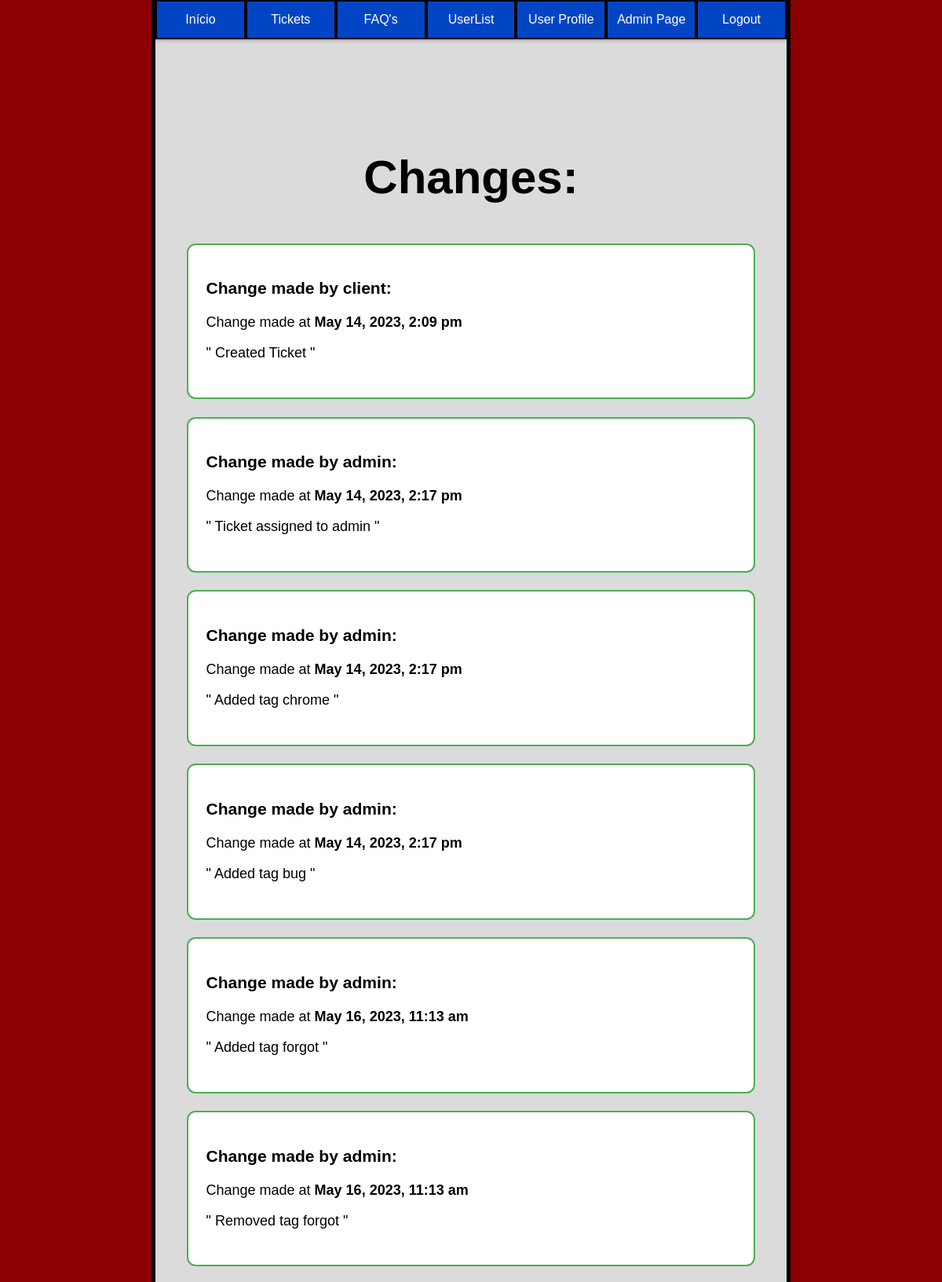
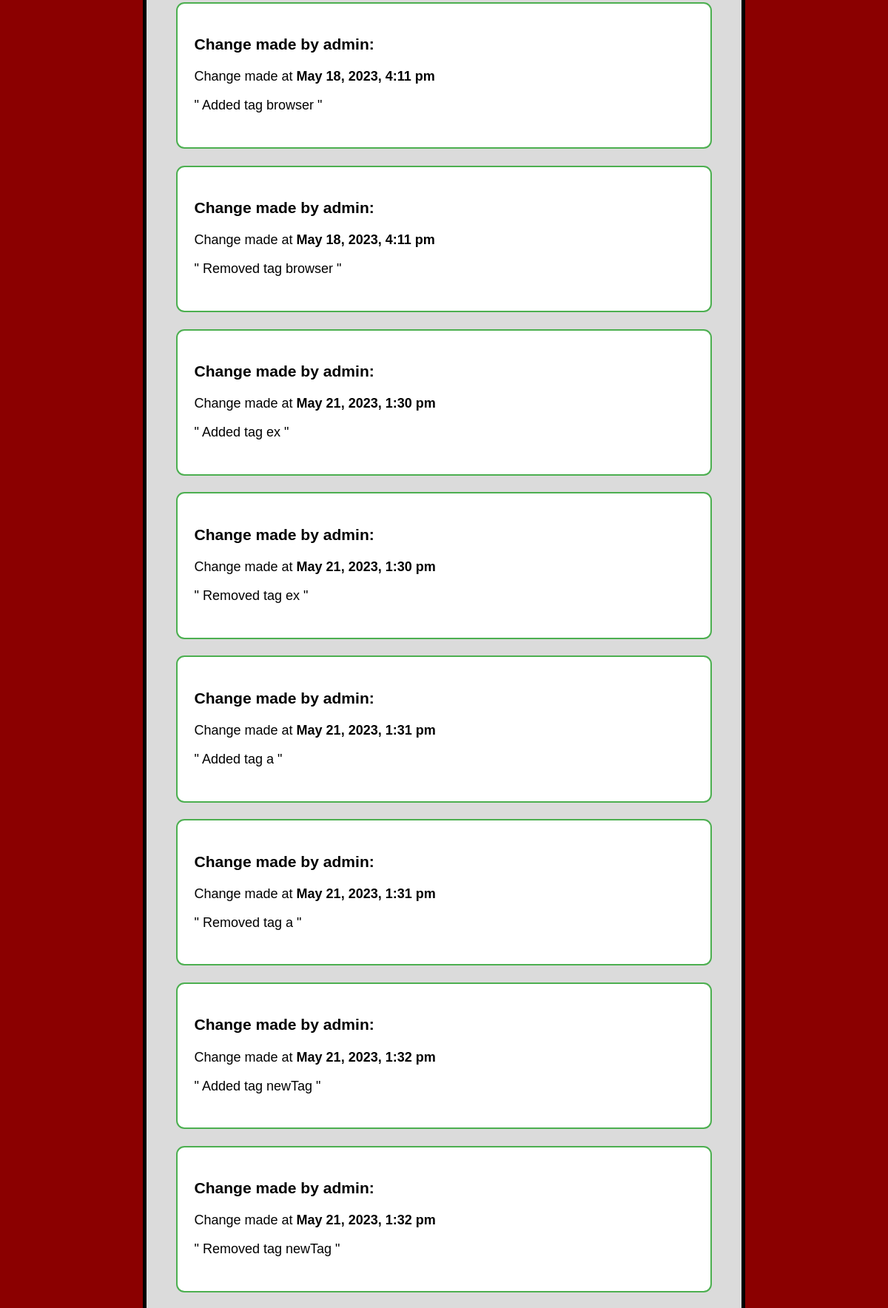
The page /pages/list_of_changes.php?ticket_id=2 (signed in, upper part) on the database its author committed (2 pictures, top to bottom).
### tables this page shows
CREATE TABLE changesToTicket (
  id INTEGER PRIMARY KEY,
  user_id INTEGER,
  ticket_id INTEGER,
  change TEXT NOT NULL,
  date DATETIME,
  FOREIGN KEY (user_id) REFERENCES user(id) ON DELETE CASCADE,
  FOREIGN KEY (ticket_id) REFERENCES tickets(id) ON DELETE CASCADE
);

CREATE TABLE user(
    id INTEGER PRIMARY KEY,
    name VARCHAR(50) NOT NULL,
    username VARCHAR(50) UNIQUE NOT NULL,
    email VARCHAR(50) UNIQUE NOT NULL,
    password VARCHAR(255) NOT NULL,
    role VARCHAR(10) CHECK(role = 'client' or role = 'agent' or role = 'admin') NOT NULL,
    department_id INTEGER,
    FOREIGN KEY (department_id) REFERENCES department(id)
);

### utils/functions.php (called while the page is built, shortened)
<?php
function searchUser($id){
    $db = getDatabaseConnection();
    $stmt = $db->prepare('SELECT * FROM user WHERE id = ?');
    $stmt->execute(array($id));
    return $stmt->fetch();
}
?>

### pages/list_of_changes.php (the view, shortened to what this page needs)
<?php
require_once('../utils/functions.php');
$db = getDatabaseConnection();
$user = searchUser($_SESSION["user_id"]);
$stmt = $db->prepare('SELECT * FROM changesToTicket WHERE ticket_id = ?');
$stmt->execute(array($_GET["ticket_id"]));
$changes = $stmt->fetchAll();
?>
<!DOCTYPE html>
<html lang="en-US">
<link rel="stylesheet" href="../css/style_index.css">
<link rel="stylesheet" href="../css/user_profile.css">
<link rel="stylesheet" href="../css/responsive.css">
<link rel="stylesheet" href="../css/list_of_changes.css">
   <head>
   </head>
   <body>
    <div class="container_master">
      <div class="container">
        <ul class="buttons">
        <button class="index" onclick="indexPage()">Início</button>
            <button class="tickets" onclick="ticketsPage()">Tickets</button>
            <button class="faqs" onclick="faqsPage()">FAQ's</button>
            <button class="users" onclick="usersPage()">UserList</button>
            <button class="user_profile" onclick="sendDataUser('<?php echo $user['username'] ?>')">User Profile</button>
            <?php if($user["role"] == "admin"): ?>
            <button class="admin_page" onclick="adminPage()">Admin Page</button>
            <?php endif; ?>
            <button class="logout" onclick="logoutPage()">Logout</button>
        </ul>
      </div>
      <div class="content">
        <h2>Changes:</h2>
        <?php
          foreach($changes as $change){
            echo "<div class='faq-box'>";
            $change_author = searchUser($change["user_id"]);
            echo "<h3>Change made by " . $change_author["username"] . ":</h3>";
            echo "<p>Change made at <strong class='change-time'>" . $change["date"] . "</strong></p>";
            echo "<p class='paragraph'>\" " . $change["change"] . " \"</p>";
            echo "<br>";
            echo "</div>";
          }
        ?>
      </div>
    </div>
   </body>
</html>

### css/style_index.css (style rules this page uses)
body { font-family: Arial, sans-serif; background-color: rgb(219, 219, 219); width: 67%; margin: auto; border-left: 5px solid; border-right: 5px solid; min-height: 100vh; padding-bottom: 1em; }
html { background-color: darkred; }
.container { margin: auto; }
ul { margin-left: -40px; margin-top: auto; margin-right: auto; }
.buttons li, .buttons button { background-color: #0245c4; text-decoration: none; border: none; color: white; text-align: center; text-decoration: none; font-size: 16px; cursor: pointer; border:solid 2px black; width: 100%; height: 50px; }
h1, h2 { text-align: center; margin-top: 50px; }
h2 { font-size: 24px; }
.container { box-shadow: 0 0 5px rgba(0, 0, 0, 0.25),0 0 5px rgba(0, 0, 0, 0.25); }
.buttons { display: flex; flex-direction: row; flex-grow: 1; }
.content { margin: auto; overflow: auto; padding-left: 1em; padding-right: 1em; }

### css/user_profile.css (style rules this page uses)
.content { zoom: 2.5; align-content: center; }

### css/list_of_changes.css (style rules this page uses)
.faq-box { background-color: white; border: 2px solid #4CAF50; border-radius: 10px; padding: 20px; margin-bottom: 20px; zoom: 45%; }
.change-time { font-weight: bold; }
.paragraph { margin-bottom: 2px; }

### rows shown on the page
changestoticket: user.username "client", date "May 14, 2023, 2:09 pm", change "Created Ticket"
changestoticket: user.username "admin", date "May 14, 2023, 2:17 pm", change "Ticket assigned to admin"
changestoticket: user.username "admin", date "May 14, 2023, 2:17 pm", change "Added tag chrome"
changestoticket: user.username "admin", date "May 14, 2023, 2:17 pm", change "Added tag bug"
changestoticket: user.username "admin", date "May 16, 2023, 11:13 am", change "Added tag forgot"
changestoticket: user.username "admin", date "May 16, 2023, 11:13 am", change "Removed tag forgot"
changestoticket: user.username "admin", date "May 18, 2023, 4:11 pm", change "Added tag browser"
changestoticket: user.username "admin", date "May 18, 2023, 4:11 pm", change "Removed tag browser"
changestoticket: user.username "admin", date "May 21, 2023, 1:30 pm", change "Added tag ex"
changestoticket: user.username "admin", date "May 21, 2023, 1:30 pm", change "Removed tag ex"
changestoticket: user.username "admin", date "May 21, 2023, 1:31 pm", change "Added tag a"
changestoticket: user.username "admin", date "May 21, 2023, 1:31 pm", change "Removed tag a"
changestoticket: user.username "admin", date "May 21, 2023, 1:32 pm", change "Added tag newTag"
changestoticket: user.username "admin", date "May 21, 2023, 1:32 pm", change "Removed tag newTag"
